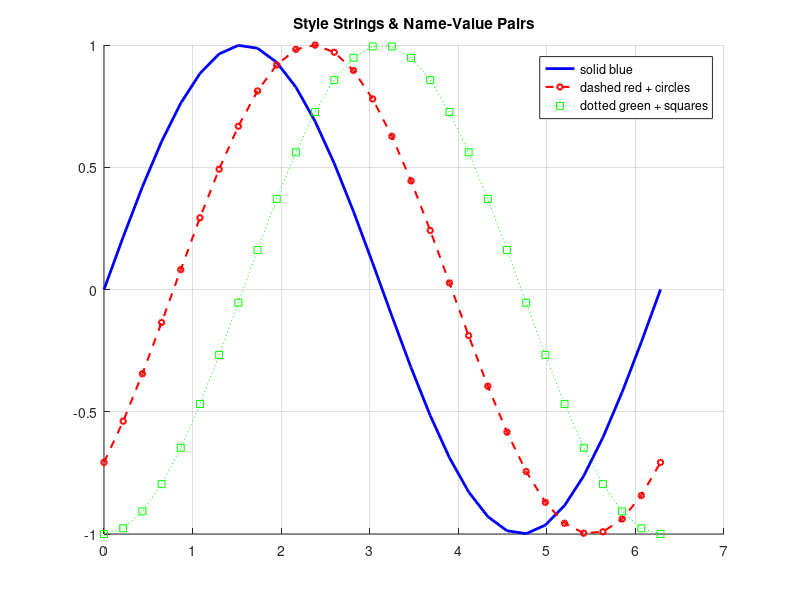

Recreate this plot in MATLAB.
% Styled Plot — Line styles, markers, and name-value pairs
% MATLAB style strings: color (r,g,b,...), line (-,--,:,-.)
% and markers (o,s,d,^,*,+,x,.).
% Name-value pairs: 'LineWidth', 'MarkerSize'.
clear
close all

x = linspace(0, 2*pi, 30);

figure
hold on
plot(x, sin(x), 'b-', 'LineWidth', 2)
plot(x, sin(x - pi/4), 'r--o', 'LineWidth', 1.5, 'MarkerSize', 4)
plot(x, sin(x - pi/2), 'g:s', 'MarkerSize', 5)
hold off
title('Style Strings & Name-Value Pairs')
legend('solid blue', 'dashed red + circles', 'dotted green + squares')
grid on
